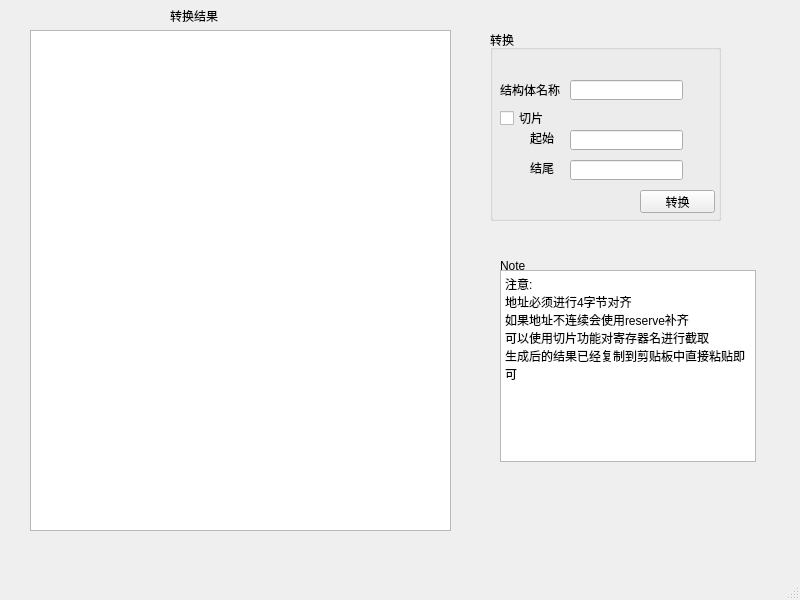
<?xml version="1.0" encoding="UTF-8"?>
<ui version="4.0">
 <class>MainWindow</class>
 <widget class="QMainWindow" name="MainWindow">
  <property name="geometry">
   <rect>
    <x>0</x>
    <y>0</y>
    <width>800</width>
    <height>600</height>
   </rect>
  </property>
  <property name="windowTitle">
   <string>MainWindow</string>
  </property>
  <widget class="QWidget" name="centralwidget">
   <widget class="QLabel" name="label_reult">
    <property name="geometry">
     <rect>
      <x>170</x>
      <y>10</y>
      <width>54</width>
      <height>12</height>
     </rect>
    </property>
    <property name="text">
     <string>转换结果</string>
    </property>
   </widget>
   <widget class="QGroupBox" name="groupBox">
    <property name="geometry">
     <rect>
      <x>490</x>
      <y>30</y>
      <width>231</width>
      <height>191</height>
     </rect>
    </property>
    <property name="title">
     <string>转换</string>
    </property>
    <widget class="QLabel" name="label_start">
     <property name="geometry">
      <rect>
       <x>40</x>
       <y>100</y>
       <width>31</width>
       <height>16</height>
      </rect>
     </property>
     <property name="text">
      <string>起始</string>
     </property>
    </widget>
    <widget class="QCheckBox" name="slice_check">
     <property name="geometry">
      <rect>
       <x>10</x>
       <y>80</y>
       <width>51</width>
       <height>16</height>
      </rect>
     </property>
     <property name="text">
      <string>切片</string>
     </property>
    </widget>
    <widget class="QLineEdit" name="start">
     <property name="geometry">
      <rect>
       <x>80</x>
       <y>100</y>
       <width>113</width>
       <height>20</height>
      </rect>
     </property>
    </widget>
    <widget class="QLabel" name="label_end">
     <property name="geometry">
      <rect>
       <x>40</x>
       <y>130</y>
       <width>31</width>
       <height>16</height>
      </rect>
     </property>
     <property name="text">
      <string>结尾</string>
     </property>
    </widget>
    <widget class="QPushButton" name="transfer_button">
     <property name="geometry">
      <rect>
       <x>150</x>
       <y>160</y>
       <width>75</width>
       <height>23</height>
      </rect>
     </property>
     <property name="text">
      <string>转换</string>
     </property>
    </widget>
    <widget class="QLineEdit" name="end">
     <property name="geometry">
      <rect>
       <x>80</x>
       <y>130</y>
       <width>113</width>
       <height>20</height>
      </rect>
     </property>
    </widget>
    <widget class="QLineEdit" name="name">
     <property name="geometry">
      <rect>
       <x>80</x>
       <y>50</y>
       <width>113</width>
       <height>20</height>
      </rect>
     </property>
    </widget>
    <widget class="QLabel" name="label_struct">
     <property name="geometry">
      <rect>
       <x>10</x>
       <y>50</y>
       <width>61</width>
       <height>20</height>
      </rect>
     </property>
     <property name="text">
      <string>结构体名称</string>
     </property>
    </widget>
   </widget>
   <widget class="QLabel" name="label_note">
    <property name="geometry">
     <rect>
      <x>500</x>
      <y>260</y>
      <width>54</width>
      <height>12</height>
     </rect>
    </property>
    <property name="text">
     <string>Note</string>
    </property>
   </widget>
   <widget class="QTextBrowser" name="text_note">
    <property name="geometry">
     <rect>
      <x>500</x>
      <y>270</y>
      <width>256</width>
      <height>192</height>
     </rect>
    </property>
    <property name="html">
     <string>&lt;!DOCTYPE HTML PUBLIC &quot;-//W3C//DTD HTML 4.0//EN&quot; &quot;http://www.w3.org/TR/REC-html40/strict.dtd&quot;&gt;
&lt;html&gt;&lt;head&gt;&lt;meta name=&quot;qrichtext&quot; content=&quot;1&quot; /&gt;&lt;style type=&quot;text/css&quot;&gt;
p, li { white-space: pre-wrap; }
&lt;/style&gt;&lt;/head&gt;&lt;body style=&quot; font-family:'SimSun'; font-size:9pt; font-weight:400; font-style:normal;&quot;&gt;
&lt;p style=&quot; margin-top:0px; margin-bottom:0px; margin-left:0px; margin-right:0px; -qt-block-indent:0; text-indent:0px;&quot;&gt;注意:&lt;/p&gt;
&lt;p style=&quot; margin-top:0px; margin-bottom:0px; margin-left:0px; margin-right:0px; -qt-block-indent:0; text-indent:0px;&quot;&gt;地址必须进行4字节对齐&lt;/p&gt;
&lt;p style=&quot; margin-top:0px; margin-bottom:0px; margin-left:0px; margin-right:0px; -qt-block-indent:0; text-indent:0px;&quot;&gt;如果地址不连续会使用reserve补齐&lt;/p&gt;
&lt;p style=&quot; margin-top:0px; margin-bottom:0px; margin-left:0px; margin-right:0px; -qt-block-indent:0; text-indent:0px;&quot;&gt;可以使用切片功能对寄存器名进行截取&lt;/p&gt;
&lt;p style=&quot; margin-top:0px; margin-bottom:0px; margin-left:0px; margin-right:0px; -qt-block-indent:0; text-indent:0px;&quot;&gt;生成后的结果已经复制到剪贴板中直接粘贴即可&lt;/p&gt;&lt;/body&gt;&lt;/html&gt;</string>
    </property>
   </widget>
   <widget class="QTextBrowser" name="text_result">
    <property name="geometry">
     <rect>
      <x>30</x>
      <y>30</y>
      <width>421</width>
      <height>501</height>
     </rect>
    </property>
   </widget>
  </widget>
  <widget class="QMenuBar" name="menubar">
   <property name="geometry">
    <rect>
     <x>0</x>
     <y>0</y>
     <width>800</width>
     <height>23</height>
    </rect>
   </property>
  </widget>
  <widget class="QStatusBar" name="statusbar"/>
 </widget>
 <resources/>
 <connections/>
</ui>
